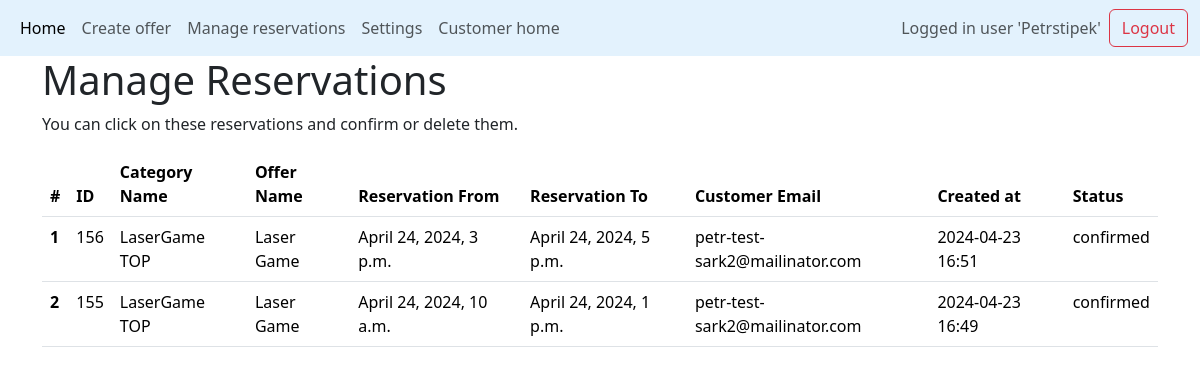
Screenshot of /managed_reservations (signed in) with the database file from the repository.
### base/models.py (models this page shows, shortened)
class Reservation(models.Model):
    reservation_from = models.DateTimeField(help_text="Start time/date of the reservation")
    reservation_to = models.DateTimeField(null=True, blank=True, help_text="End time/date of the reservation")
    submission_time = models.DateTimeField(default=timezone.now, help_text="When the reservation was submitted")
    confirmed_by_manager = models.CharField(
        max_length=1,
        choices=[("A", "Confirmed"), ("N", "Not Confirmed")],
        null=True,
        blank=True,
        help_text="Whether the reservation is confirmed by a manager"
    )
    customer_email = models.EmailField()
    customer_name = models.CharField(max_length=100)
    verification_token = models.CharField(max_length=64)  # Assuming you're using a hex token
    belongs_to_category = models.ForeignKey(Category, on_delete=models.CASCADE, related_name='reservations', help_text="The category of the unit being reserved")
    status = models.CharField(
        max_length=20,
        choices=[
            ("pending", "Pending"),
            ("confirmed", "Confirmed"),
            ("cancelled", "Cancelled"),
            ("completed", "Completed"),
        ],
        default="pending",
        help_text="The current status of the reservation"
    )
    class Meta:
        ordering = ['-submission_time'] # Reservations ordered in ascending order (earliest first)

class Category(models.Model):
    category_name = models.CharField(max_length=50)
    category_description = models.CharField(max_length=1000, null=True, blank=True)
    category_capacity = models.IntegerField(default=1,help_text="How many reservations at one time are possible? e.g.seminar = 20 or parkplace = 1")
    max_simultaneous_reservations = models.IntegerField(default=1)
    additional_time = models.DurationField(null=True, blank=True,default=timedelta(0))
    count_of_units = models.IntegerField(default=1,help_text="How many units are there in this category? e.g. 5 parkplaces for disabled people")
    created_at = models.DateTimeField(default=timezone.now)
    unit_names = models.JSONField(default=list) # list of unit names
    opening_time = models.TimeField(default=datetime.time(0, 0))
    closing_time = models.TimeField(default=datetime.time(23, 59,59)) #TODO 24:00 and default values 9:23-9:23
    belongs_to_offer = models.ForeignKey(Offer, on_delete=models.CASCADE)
    category_pricing = models.ForeignKey(Pricing, on_delete=models.CASCADE, null=True)

class Offer(models.Model):
    offer_name = models.CharField(max_length=50)
    available_from = models.DateField(null=True, blank=True)
    available_to = models.DateField(null=True, blank=True)
    created_at = models.DateTimeField(default=timezone.now)
    manager_of_this_offer = models.ForeignKey(
        User, on_delete=models.CASCADE, null=True, blank=True
    )
    class Meta:
        unique_together = (
            "offer_name",
            "manager_of_this_offer",
        )  # there cannot be two same named offers managed by the same user

### base/views.py (the view)
# urls.py: path('managed_reservations',views.managed_reservations, name='managed_reservations' ),
@login_required
def managed_reservations(request):
    user_timezone = request.user.userprofile.timezone if hasattr(request.user, 'userprofile') else 'UTC'
    timezone.activate(user_timezone)
    categories = Category.objects.filter(
        belongs_to_offer__manager_of_this_offer=request.user
    )
    reservations = (
        Reservation.objects.filter(belongs_to_category__in=categories)
        .select_related("belongs_to_category", "belongs_to_category__belongs_to_offer")
        .order_by("-submission_time",
            "reservation_from", "belongs_to_category__belongs_to_offer__offer_name"
        )
    )
    return render(
        request,
        "managed_reservations.html",
        {
            "reservations": reservations,
        },
    )

### templates/managed_reservations.html (shortened to what this page needs)
{% extends 'main.html' %}
{% load crispy_forms_tags %}
{% load static %}
{% block content %}
<div class="container-md">
    <h1>Manage Reservations</h1>
    <p>You can click on these reservations and confirm or delete them.</p>
    {% if reservations %}
    <div class="table-responsive" style="max-height: 450px; overflow-y: auto;">
        <table class="table table-hover">
            <thead>
                <tr>
                    <th scope="col">#</th>
                    <th scope="col">ID</th>
                    <th scope="col">Category Name</th>
                    <th scope="col">Offer Name</th>
                    <th scope="col">Reservation From</th>
                    <th scope="col">Reservation To</th>
                    <th scope="col">Customer Email</th>
                    <th scope="col">Created at</th>
                    <th scope="col">Status</th>
                </tr>
            </thead>
            <tbody>
                {% for reservation in reservations %}
                <tr data-token="{{ reservation.verification_token }}" class="clickable-row">
                    <th scope="row">{{ forloop.counter }}</th>
                    <td>{{ reservation.id }}</td>
                    <td>{{ reservation.belongs_to_category.category_name }}</td>
                    <td>{{ reservation.belongs_to_category.belongs_to_offer.offer_name }}</td>
                    <td>{{ reservation.reservation_from }}</td>
                    <td>{{ reservation.reservation_to }}</td>
                    <td>{{ reservation.customer_email }}</td>
                    <td>{{ reservation.submission_time|date:"Y-m-d H:i" }}</td>
                    <td>{{ reservation.status}}</td>
                </tr>
                {% endfor %}
            </tbody>
        </table>
        {% else %}
        <p>No reservations found.</p>
    </div>
    {% endif %}
</div>
<link rel="stylesheet" href="{% static 'base/css/style.css' %}" type="text/css">
{% endblock %}

### templates/navbar.html (shortened to what this page needs)
<nav class="navbar navbar-expand-lg" style="background-color: #e3f2fd;">
  <div class="container-fluid">
    <div class="collapse navbar-collapse" id="navbarSupportedContent">
      <ul class="navbar-nav me-auto mb-2 mb-lg-0">
        <li class="nav-item">
          <a class="nav-link active" aria-current="page" href="/manager_home">Home</a>
        </li>
        <li class="nav-item">
          <a class="nav-link" href="/create_offer">Create offer</a>
        </li>
        <li class="nav-item">
          <a class="nav-link" href="/managed_reservations">Manage reservations</a>
        </li>
        {% if request.user.is_authenticated %}
        <li class="nav-item">
          <a class="nav-link" href="{% url 'manager_link' manager_id=request.user.id %}">Settings</a>
        </li>
        <li class="nav-item">
          <a class="nav-link" target="_blank" href="{% url 'customer_home' manager_id=request.user.id %}">Customer home</a>
        </li>
        {% endif %}
      </ul>
       <div class="d-flex align-items-center">
        {% if request.user.is_authenticated %}
        <span class="navbar-text me-2"> Logged in user '{{ request.user.username | title }}'</span>
        <a class="btn btn-outline-danger" href="{% url 'logout' %}">Logout</a>
        {% else %}
        <a class="btn btn-outline-primary" href="{% url 'login' %}">Login</a>
        {% endif %}
      </div>
    </div>
    </div>
</nav>

### rows the page displays
Reservation: id "156", belongs_to_category.category_name "LaserGame TOP", belongs_to_category.belongs_to_offer.offer_name "Laser Game", reservation_from "April 24, 2024, 3 p.m.", reservation_to "April 24, 2024, 5 p.m.", customer_email "petr-test-sark2@mailinator.com", submission_time "2024-04-23 16:51", status "confirmed"
Reservation: id "155", belongs_to_category.category_name "LaserGame TOP", belongs_to_category.belongs_to_offer.offer_name "Laser Game", reservation_from "April 24, 2024, 10 a.m.", reservation_to "April 24, 2024, 1 p.m.", customer_email "petr-test-sark2@mailinator.com", submission_time "2024-04-23 16:49", status "confirmed"

### other values shown
{{ request.user.username | title }} "Petrstipek"
